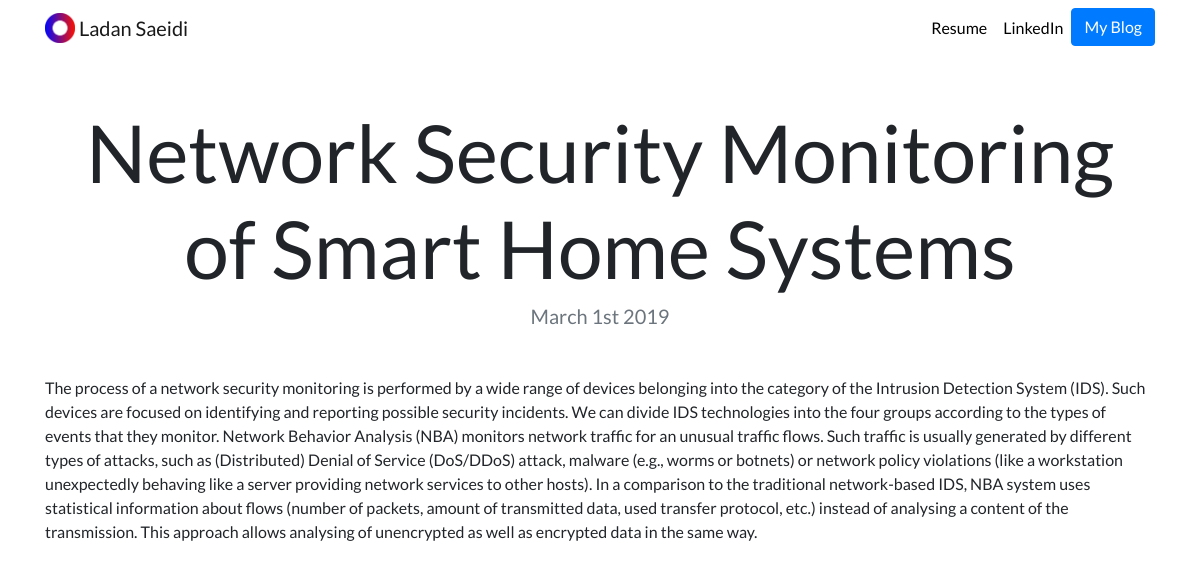
/blog/5/, run on the app's committed database.
### blog/models.py (models this page shows, shortened)
class Blog(models.Model):
    title = models.CharField(max_length=200)
    description = models.TextField()
    date = models.DateField()

### blog/views.py (the view)
# urls.py: path('<int:blog_id>/', views.detail, name='detail'),
def detail(request, blog_id):
    blog = get_object_or_404(Blog, pk=blog_id)
    return render(request,'blog/detail.html', {'blog':blog})

### blog/templates/blog/detail.html
{% extends "portfolio/base.html" %}
{% load static %}
{% block content %}
<h1 class="text-center mt-5" id="blogdetailtitle">{{ blog.title }}</h1>
<h5 class="text-center text-muted mb-5">{{ blog.date|date:'F jS Y' }}</h5>
{{ blog.description|safe }}
{% endblock %}

### portfolio/static/portfolio/custom.css (style rules this page uses)
body { font-family: 'Lato', sans-serif; }
@media (min-width: 992px) { #blogdetailtitle { font-size: 5rem; } }

### data on the page
Blog: title "Network Security Monitoring of Smart Home Systems", date "March 1st 2019", description "The process of a network security monitoring is performed by a wide range of devices belonging into the category of the Intrusion Detection System (IDS). Such devices are focused on identifying and reporting possible security incidents. We can divide IDS technologies into the four groups according to the types of events that they monitor. Network Behavior Analysis (NBA) monitors network traffic for an unusual traffic flows. Such traffic is usually generated by different types of attacks, such as (Distributed) Denial of Service (DoS/DDoS) attack, malware (e.g., worms or botnets) or network policy violations (like a workstation unexpectedly behaving like a server providing network services to…"
